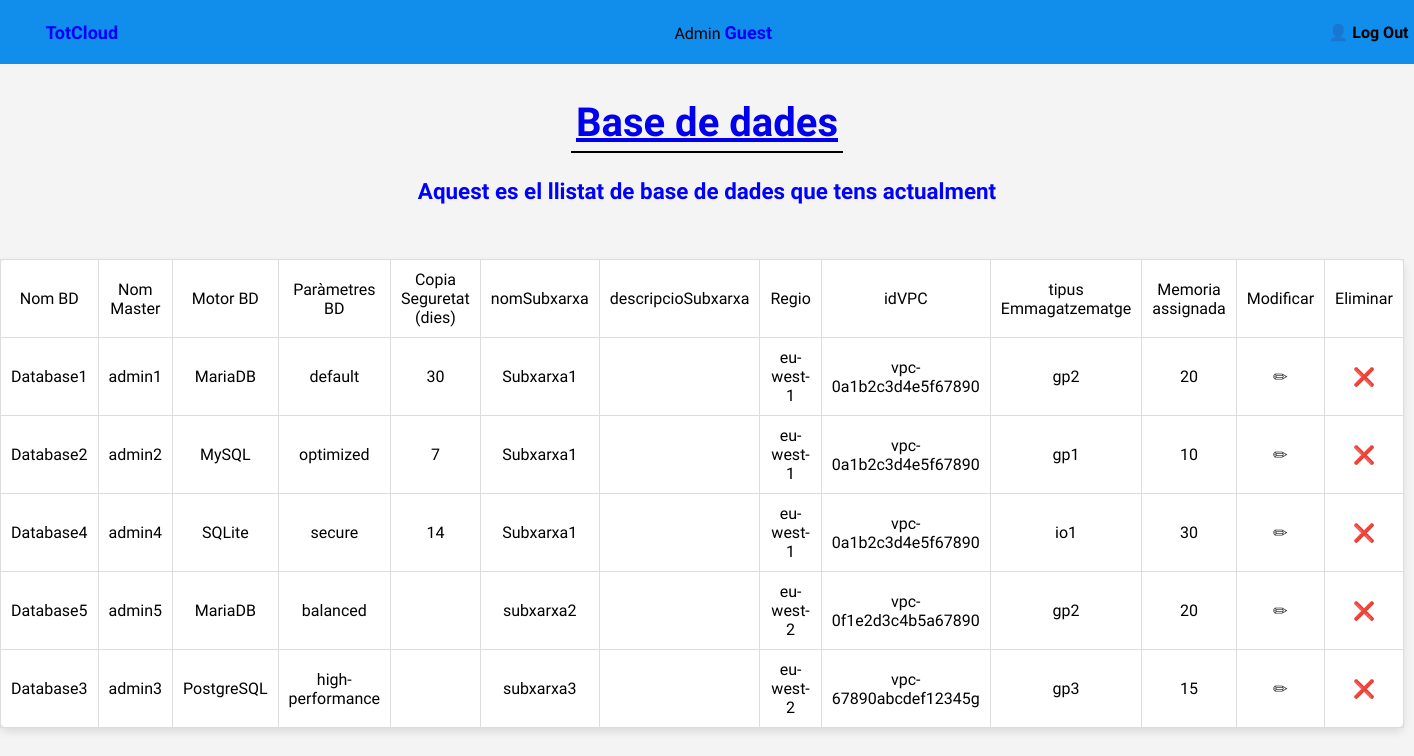
/totCloud/instancia_bd/llista_bd.php, run on an earlier commit of the app's database.
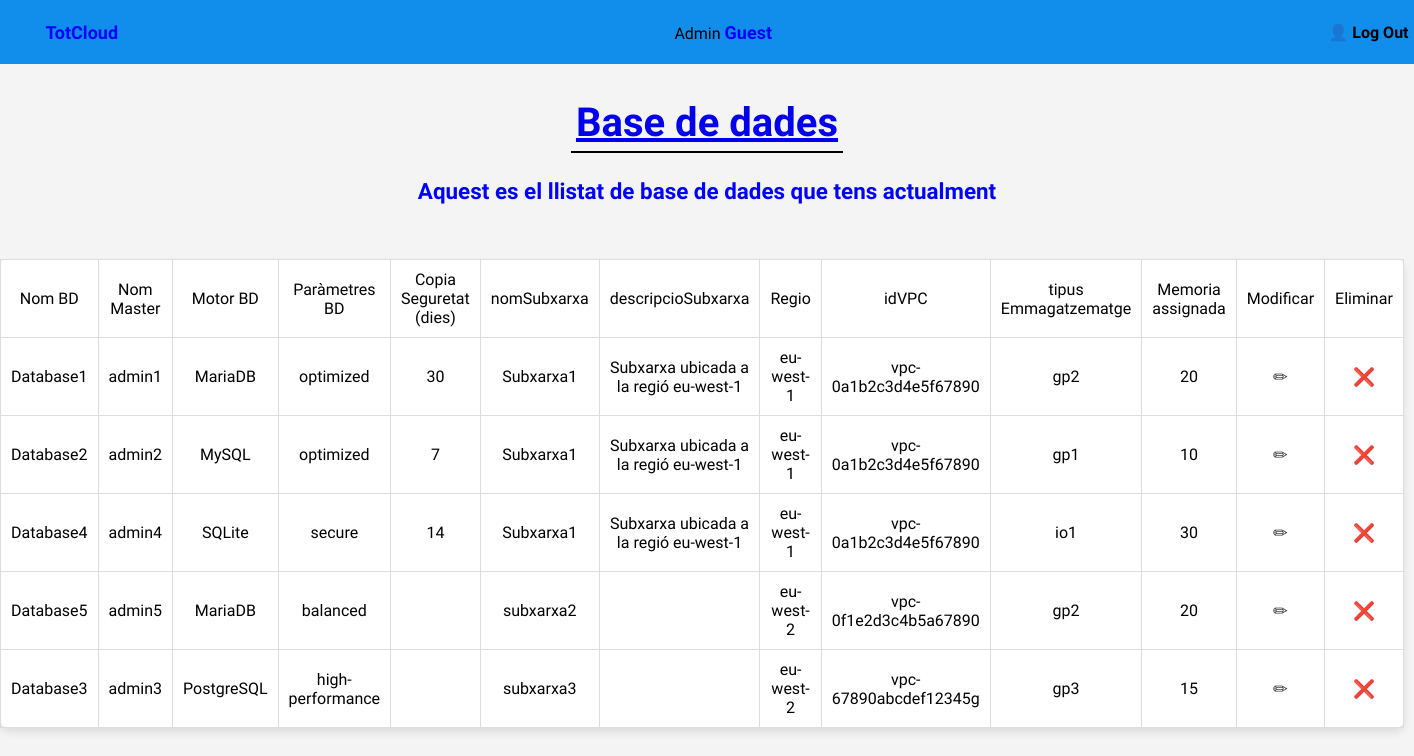
And on a later commit of the database.
### tables this page shows
CREATE TABLE `instancia_bd` (
  `idInstanciaBD` int(11) NOT NULL,
  `idBDServei` int(11) NOT NULL,
  `nomMaster` varchar(64) NOT NULL,
  `nomBD` varchar(64) NOT NULL,
  `grupParametresBD` varchar(64) NOT NULL,
  `periodeRetencioCS` int(11) DEFAULT NULL,
  `tipusMotor` varchar(32) NOT NULL,
  `idSubXar` int(11) NOT NULL,
  `idConfig` int(11) NOT NULL,
  `idGS` int(11) NOT NULL,
  `idEmmg` int(11) NOT NULL
);

CREATE TABLE `subxarxa` (
  `nomSubXarxa` varchar(64) NOT NULL,
  `descripcio` text DEFAULT NULL,
  `idVPC` varchar(128) NOT NULL,
  `idSubXar` int(11) NOT NULL,
  `nomReg` varchar(64) DEFAULT NULL
);

CREATE TABLE `emmagatzamatge` (
  `tipus` varchar(3) NOT NULL,
  `emgAssignat` int(11) NOT NULL,
  `idEmmg` int(11) NOT NULL
);

### totCloud/atributsClasses/instancia_bd.php (called while the page is built, shortened)
<?php
$pk = "idInstanciaBD";
?>

### totCloud/instancia_bd/llista_bd.php (the view, shortened to what this page needs)
<?php
include "../connexio.php";
include "../atributsClasses/instancia_bd.php";
include "../header.php";
?>
<!DOCTYPE html>
<html lang="es">
<head>
    <link rel="stylesheet" href="../estils/new.css">
</head>
<body>
    <section>
        <a href="home.php">
            <h2>Base de dades</h2>
        </a>
        <div class="subtitulo">
            <div>
                Aquest es el llistat de base de dades que tens actualment
            </div>
        </div>
    </section>
    <?php
    $consulta = "SELECT  i.$pk, i.nomBD,i.nomMaster,i.tipusMotor, i.grupParametresBD,
             i.periodeRetencioCS AS periodeRetencio, s.nomSubXarxa, s.descripcio, s.nomReg,
             s.idVPC, e.tipus, e.emgAssignat  from instancia_bd i JOIN subxarxa s ON s.idSubXar = i.idSubXar
             join emmagatzamatge e on e.idEmmg = i.idEmmg";
    $resultat = mysqli_query($conn, $consulta);
    $columns = [
        "Nom BD",
        "Nom Master",
        "Motor BD",
        "Paràmetres BD",
        "Copia Seguretat (dies)",
        "nomSubxarxa",
        "descripcioSubxarxa",
        "Regio",
        "idVPC",
        "tipus Emmagatzematge",
        "Memoria assignada",
    ];
    echo "<TABLE border='1'>";
    echo "<TR>";
    foreach ($columns as $col) {
        echo "<TD>" . $col . "</TD>";
    }
    echo "<TD>Modificar</TD>";
    echo "<TD>Eliminar</TD>";
    echo "</TR>";
    while ($reg = mysqli_fetch_assoc($resultat)) {
        echo "<TR>";
        echo "<TD>" . $reg['nomBD'] . "</TD>";
        echo "<TD>" . $reg['nomMaster'] . "</TD>";
        echo "<TD>" . $reg['tipusMotor'] . "</TD>";
        echo "<TD>" . $reg['grupParametresBD'] . "</TD>";
        echo "<TD>" . $reg['periodeRetencio'] . "</TD>";
        echo "<TD>" . $reg['nomSubXarxa'] . "</TD>";
        echo "<TD>" . $reg['descripcio'] . "</TD>";
        echo "<TD>" . $reg['nomReg'] . "</TD>";
        echo "<TD>" . $reg['idVPC'] . "</TD>";
        echo "<TD>" . $reg['tipus'] . "</TD>";
        echo "<TD>" . $reg['emgAssignat'] . "</TD>";
        $k = $reg[$pk];
        $modifyUrl = "<a class='modify-link' href='modifica_bd.php?$pk=$k'>
                    <span class='modify'>&#9999;</span>
                    </a>";
        $deleteUrl = "<a class='delete-link' href='delete_bd.php?$pk=$k'>
                    <span class='delete'>&#10060;</span>
                    </a>";
        echo "<TD>$modifyUrl</TD>";
        echo "<TD>$deleteUrl</TD>";
        echo "</TR>";
    }
    echo "</TABLE>";
    ?>
</body>
</html>

What changed in the data, as far as the page shows it:
changed instancia_bd "Database1": grupParametresBD "default" → "optimized"; idSubXar.descripcio (not shown) → "Subxarxa ubicada a la regió eu-west-1"
changed through a linked row, instancia_bd "Database2": idSubXar.descripcio (not shown) → "Subxarxa ubicada a la regió eu-west-1"
changed through a linked row, instancia_bd "Database4": idSubXar.descripcio (not shown) → "Subxarxa ubicada a la regió eu-west-1"
